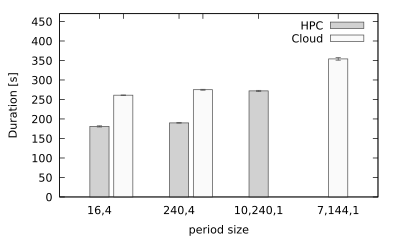

gnuplot code for this plot:
#set term png size 800,400
#set output 'by-periodsize-duration.png'
set datafile separator ";"

set terminal pdf size 4,2.4
set output 'by-periodsize-duration.pdf'

#x axis formatting
set xlabel 'period size'

#y axis formatting
set ylabel 'Duration [s]'

# box settings
set boxwidth 0.24
set yrange [0:470]
set xrange [0.5:4.5]

# styles
set style line 1 lc rgb 'gray10' lt 1 lw 1
set style line 2 lc rgb 'gray90' lt 1 lw 1
set style fill solid 0.2 border rgb 'gray30'

#set autoscale

plot \
    "by-periodsize-duration-hpc.csv" using 1:3:4:xtic(2) with boxerrorbars ls 1 title 'HPC', \
    "by-periodsize-duration-uninet.csv" using 1:3:4:xtic(2) with boxerrorbars ls 2 title 'Cloud'
